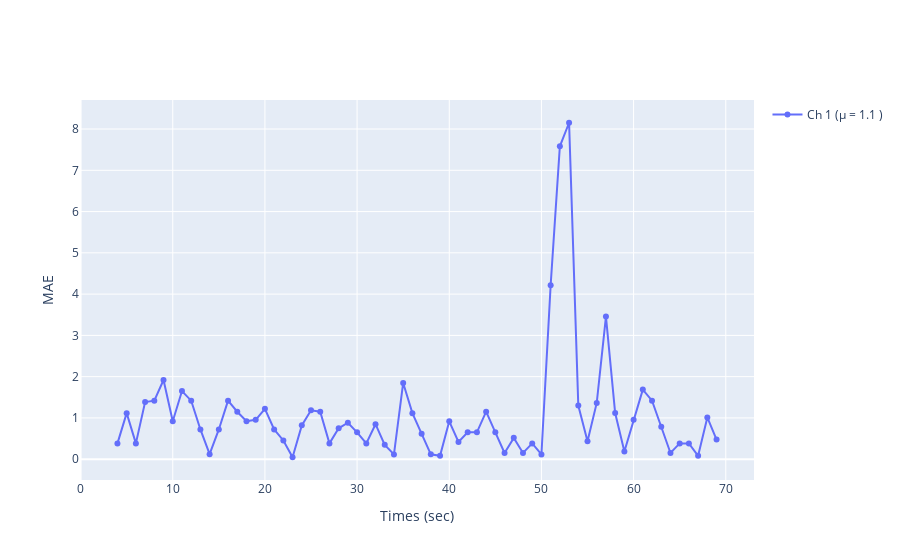
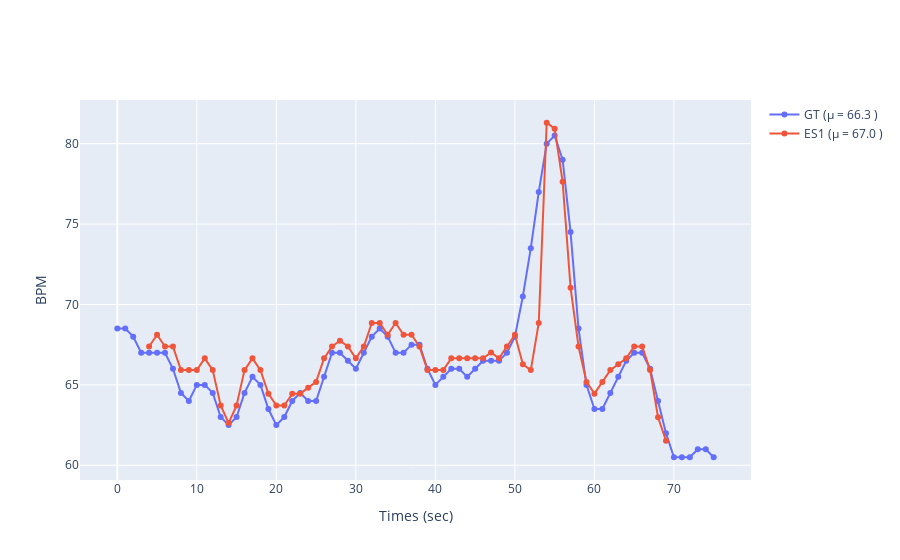

The notebook cell these images were saved under, in order:
### Code cell
#### TEST median approach

# params
roi_approach = 'patches'   # 'holistic' or 'patches'
bpm_est = 'median'         # BPM final estimate, if patches choose 'medians' or 'clustering'
method = 'cpu_CHROM'       # one of the methods implemented in pyVHR
pipe = Pipeline()          # object to execute the pipeline

# run
bvps, timesES, bpmES = pipe.run_on_video(videoFileName,
                                        winsize=wsize, 
                                        roi_method='convexhull',
                                        roi_approach=roi_approach,
                                        method=method,
                                        estimate=bpm_est,
                                        patch_size=20, 
                                        RGB_LOW_HIGH_TH=(5,230),
                                        Skin_LOW_HIGH_TH=(5,230),
                                        pre_filt=True,
                                        post_filt=True,
                                        cuda=True, 
                                        verb=True
)

# ERRORS
RMSE, MAE, MAX, PCC, CCC, SNR = getErrors(bvps, fps, bpmES, bpmGT, timesES, timesGT)
printErrors(RMSE, MAE, MAX, PCC, CCC, SNR)
displayErrors(bpmES, bpmGT, timesES, timesGT)

### Figure 1 — Plotly figure (JSON) as saved in the notebook; plotly's stock layout.template omitted (floating-point values rounded to 4 significant figures)
{"data": [{"mode": "lines+markers", "name": "Ch 1 (µ = 1.1 )", "type": "scatter", "x": [4, 5, 6, 7, 8, 9, 10, 11, 12, 13, 14, 15, 16, 17, 18, 19, 20, 21, 22, 23, 24, 25, 26, 27, 28, 29, 30, 31, 32, 33, 34, 35, 36, 37, 38, 39, 40, 41, 42, 43, 44, 45, 46, 47, 48, 49, 50, 51, 52, 53, 54, 55, 56, 57, 58, 59, 60, 61, 62, 63, 64, 65, 66, 67, 68, 69], "y": [0.3828, 1.115, 0.3828, 1.383, 1.418, 1.918, 0.918, 1.65, 1.418, 0.7207, 0.1221, 0.7207, 1.418, 1.15, 0.918, 0.9531, 1.221, 0.7207, 0.4531, 0.04688, 0.8193, 1.186, 1.15, 0.3828, 0.749, 0.8828, 0.6504, 0.3828, 0.8477, 0.3477, 0.1152, 1.848, 1.115, 0.6152, 0.1172, 0.08203, 0.918, 0.418, 0.6504, 0.6504, 1.15, 0.6504, 0.1504, 0.5166, 0.1504, 0.3828, 0.1152, 4.216, 7.582, 8.152, 1.299, 0.4326, 1.363, 3.455, 1.117, 0.1855, 0.9531, 1.686, 1.418, 0.7842, 0.1504, 0.3828, 0.3828, 0.08203, 1.012, 0.4766]}], "layout": {"showlegend": true, "xaxis": {"title": {"text": "Times (sec)"}}, "yaxis": {"title": {"text": "MAE"}}}}

### Figure 2 — Plotly figure (JSON) as saved in the notebook; plotly's stock layout.template omitted (floating-point values rounded to 4 significant figures)
{"data": [{"mode": "lines+markers", "name": "GT (µ = 66.3 )", "type": "scatter", "x": [0, 1, 2, 3, 4, 5, 6, 7, 8, 9, 10, 11, 12, 13, 14, 15, 16, 17, 18, 19, 20, 21, 22, 23, 24, 25, 26, 27, 28, 29, 30, 31, 32, 33, 34, 35, 36, 37, 38, 39, 40, 41, 42, 43, 44, 45, 46, 47, 48, 49, 50, 51, 52, 53, 54, 55, 56, 57, 58, 59, 60, 61, 62, 63, 64, 65, 66, 67, 68, 69, 70, 71, 72, 73, 74, 75], "y": [68.5, 68.5, 68, 67, 67, 67, 67, 66, 64.5, 64, 65, 65, 64.5, 63, 62.5, 63, 64.5, 65.5, 65, 63.5, 62.5, 63, 64, 64.5, 64, 64, 65.5, 67, 67, 66.5, 66, 67, 68, 68.5, 68, 67, 67, 67.5, 67.5, 66, 65, 65.5, 66, 66, 65.5, 66, 66.5, 66.5, 66.5, 67, 68, 70.5, 73.5, 77, 80, 80.5, 79, 74.5, 68.5, 65, 63.5, 63.5, 64.5, 65.5, 66.5, 67, 67, 66, 64, 62.0, 60.5, 60.5, 60.5, 61, 61, 60.5]}, {"mode": "lines+markers", "name": "ES1 (µ = 67.0 )", "type": "scatter", "x": [4, 5, 6, 7, 8, 9, 10, 11, 12, 13, 14, 15, 16, 17, 18, 19, 20, 21, 22, 23, 24, 25, 26, 27, 28, 29, 30, 31, 32, 33, 34, 35, 36, 37, 38, 39, 40, 41, 42, 43, 44, 45, 46, 47, 48, 49, 50, 51, 52, 53, 54, 55, 56, 57, 58, 59, 60, 61, 62, 63, 64, 65, 66, 67, 68, 69], "y": [67.38, 68.12, 67.38, 67.38, 65.92, 65.92, 65.92, 66.65, 65.92, 63.72, 62.62, 63.72, 65.92, 66.65, 65.92, 64.45, 63.72, 63.72, 64.45, 64.45, 64.82, 65.19, 66.65, 67.38, 67.75, 67.38, 66.65, 67.38, 68.85, 68.85, 68.12, 68.85, 68.12, 68.12, 67.38, 65.92, 65.92, 65.92, 66.65, 66.65, 66.65, 66.65, 66.65, 67.02, 66.65, 67.38, 68.12, 66.28, 65.92, 68.85, 81.3, 80.93, 77.64, 71.04, 67.38, 65.19, 64.45, 65.19, 65.92, 66.28, 66.65, 67.38, 67.38, 65.92, 62.99, 61.52]}], "layout": {"showlegend": true, "xaxis": {"title": {"text": "Times (sec)"}}, "yaxis": {"title": {"text": "BPM"}}}}
